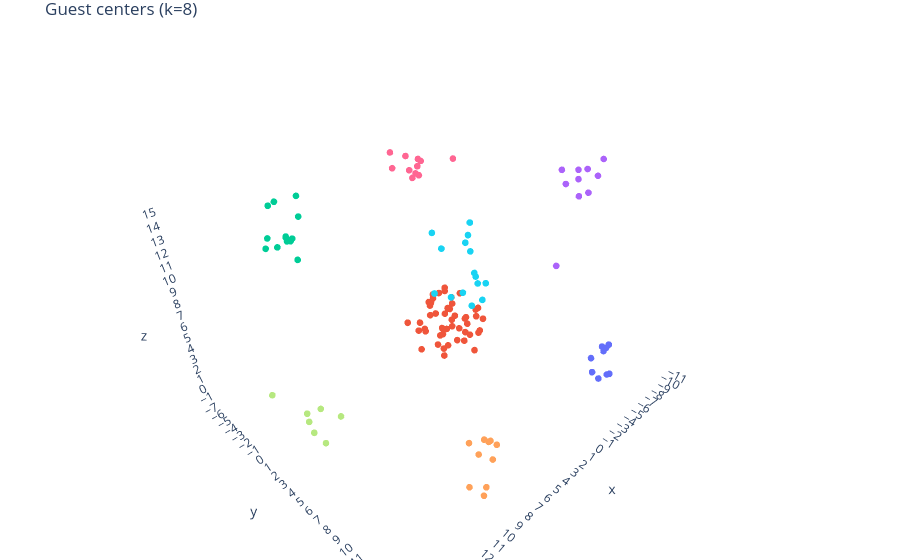

The code cell stored with this chart in its notebook:
### Code cell
#!/usr/bin/env python3
# -*- coding: utf-8 -*-
"""
make_guest_centers_plotly.py
 ├─ re-imaged XYZ → guest 중심 좌표 추출
 ├─ K-means 군집화
 └─ Plotly 3-D 시각화 (축 눈금 1 Å 간격, 동등 스케일)

pip install numpy scikit-learn plotly
"""
import os, glob
import numpy as np
from sklearn.cluster import KMeans
import plotly.graph_objects as go
import plotly.express   as px   # 색상 팔레트용

# ---------- 사용자 파라미터 ----------
DIR_PATH      = './c'     # reimg XYZ 폴더
N_GUEST_ATOMS = 15        # guest 분자 원자 수
N_CLUSTERS    = 8         # k-means k 값
OUT_XYZ       = 'guest_centers.xyz'
HTML_OUT      = 'guest_centers_clusters.html'
# -------------------------------------

# 1) 중심 좌표 계산 -------------------------------------------------
centers = []
xyz_files = sorted(glob.glob(os.path.join(DIR_PATH, '*reimg*.xyz')))
if not xyz_files:
    raise FileNotFoundError(f'폴더 {DIR_PATH} 에 reimg XYZ 파일이 없습니다.')

for fpath in xyz_files:
    with open(fpath) as f:
        lines = f.readlines()
    atom_lines  = lines[2:]
    guest_lines = atom_lines[-N_GUEST_ATOMS:]
    coords = np.array([[float(x), float(y), float(z)]
                       for _, x, y, z, *_ in (ln.split() for ln in guest_lines)],
                      float)
    centers.append(coords.mean(axis=0))
centers = np.vstack(centers)                 # (n_mols, 3)

# 2) XYZ 파일 저장 -------------------------------------------------
with open(OUT_XYZ, 'w') as f:
    f.write(f"{len(centers)}\nguest molecule centers\n")
    for x, y, z in centers:
        f.write(f"C {x:.6f} {y:.6f} {z:.6f}\n")
print(f"[✓] 중심 좌표 XYZ 저장 → {OUT_XYZ}")

# 3) K-means -------------------------------------------------------
kmeans = KMeans(n_clusters=N_CLUSTERS, n_init='auto', random_state=1)
labels = kmeans.fit_predict(centers)
print(f"[✓] K-means 완료 (k={N_CLUSTERS})")

# 4) Plotly 3-D 산점도 --------------------------------------------
palette = px.colors.qualitative.Plotly  # 기본 10색 팔레트
colors  = [palette[i % len(palette)] for i in labels]

fig = go.Figure(
    data=[
        go.Scatter3d(
            x=centers[:, 0], y=centers[:, 1], z=centers[:, 2],
            mode='markers',
            marker=dict(size=4, color=colors),
            text=[f"Mol {i} → Cluster {lbl+1}" for i, lbl in enumerate(labels)],
            hovertemplate='%{text}<br>x=%{x:.2f} Å<br>y=%{y:.2f} Å<br>z=%{z:.2f} Å<extra></extra>',
        )
    ]
)

# 동일 눈금 & 1 Å 간격 -----------------
axis_cfg = dict(
    showbackground=True,
    backgroundcolor='rgba(240,240,240,0.3)',
    showgrid=True,
    zeroline=True,
    dtick=1,             # 눈금 간격 1 Å
)
fig.update_layout(
    title=f'Guest centers (k={N_CLUSTERS})',
    scene=dict(
        xaxis=axis_cfg,
        yaxis=axis_cfg,
        zaxis=axis_cfg,
        aspectmode='data'   # 각 축 동일 스케일
    ),
    margin=dict(l=0, r=0, t=30, b=0),
    legend_title='Clusters'
)

fig.show()                           # 노트북/터미널에서 바로 보기
fig.write_html(HTML_OUT)             # 독립형 HTML 저장
print(f"[✓] Plotly HTML 저장 → {HTML_OUT}")

### Figure 1 — Plotly figure (JSON) as saved in the notebook; plotly's stock layout.template omitted (floating-point values rounded to 4 significant figures)
{"data": [{"hovertemplate": "%{text}<br>x=%{x:.2f} Å<br>y=%{y:.2f} Å<br>z=%{z:.2f} Å<extra></extra>", "marker": {"color": ["#EF553B", "#19D3F3", "#19D3F3", "#EF553B", "#EF553B", "#EF553B", "#EF553B", "#EF553B", "#19D3F3", "#EF553B", "#FF6692", "#EF553B", "#19D3F3", "#19D3F3", "#00CC96", "#EF553B", "#FFA15A", "#B6E880", "#19D3F3", "#00CC96", "#EF553B", "#636EFA", "#EF553B", "#FF6692", "#FFA15A", "#00CC96", "#EF553B", "#EF553B", "#FFA15A", "#FFA15A", "#EF553B", "#00CC96", "#00CC96", "#00CC96", "#19D3F3", "#EF553B", "#00CC96", "#19D3F3", "#FF6692", "#19D3F3", "#636EFA", "#B6E880", "#EF553B", "#FFA15A", "#FF6692", "#EF553B", "#EF553B", "#19D3F3", "#AB63FA", "#EF553B", "#EF553B", "#636EFA", "#EF553B", "#FF6692", "#EF553B", "#00CC96", "#EF553B", "#FFA15A", "#AB63FA", "#EF553B", "#19D3F3", "#19D3F3", "#00CC96", "#00CC96", "#EF553B", "#AB63FA", "#636EFA", "#EF553B", "#AB63FA", "#EF553B", "#FFA15A", "#EF553B", "#EF553B", "#AB63FA", "#FF6692", "#FF6692", "#636EFA", "#EF553B", "#00CC96", "#EF553B", "#AB63FA", "#B6E880", "#EF553B", "#B6E880", "#636EFA", "#FFA15A", "#FFA15A", "#FF6692", "#EF553B", "#AB63FA", "#19D3F3", "#EF553B", "#EF553B", "#19D3F3", "#EF553B", "#EF553B", "#EF553B", "#AB63FA", "#EF553B", "#FF6692", "#EF553B", "#EF553B", "#00CC96", "#AB63FA", "#FF6692", "#19D3F3", "#AB63FA", "#636EFA", "#EF553B", "#636EFA", "#EF553B", "#FFA15A", "#EF553B", "#EF553B", "#00CC96", "#EF553B", "#B6E880", "#636EFA", "#EF553B", "#EF553B", "#B6E880", "#FF6692", "#B6E880"], "size": 4}, "mode": "markers", "text": ["Mol 0 → Cluster 2", "Mol 1 → Cluster 6", "Mol 2 → Cluster 6", "Mol 3 → Cluster 2", "Mol 4 → Cluster 2", "Mol 5 → Cluster 2", "Mol 6 → Cluster 2", "Mol 7 → Cluster 2", "Mol 8 → Cluster 6", "Mol 9 → Cluster 2", "Mol 10 → Cluster 7", "Mol 11 → Cluster 2", "Mol 12 → Cluster 6", "Mol 13 → Cluster 6", "Mol 14 → Cluster 3", "Mol 15 → Cluster 2", "Mol 16 → Cluster 5", "Mol 17 → Cluster 8", "Mol 18 → Cluster 6", "Mol 19 → Cluster 3", "Mol 20 → Cluster 2", "Mol 21 → Cluster 1", "Mol 22 → Cluster 2", "Mol 23 → Cluster 7", "Mol 24 → Cluster 5", "Mol 25 → Cluster 3", "Mol 26 → Cluster 2", "Mol 27 → Cluster 2", "Mol 28 → Cluster 5", "Mol 29 → Cluster 5", "Mol 30 → Cluster 2", "Mol 31 → Cluster 3", "Mol 32 → Cluster 3", "Mol 33 → Cluster 3", "Mol 34 → Cluster 6", "Mol 35 → Cluster 2", "Mol 36 → Cluster 3", "Mol 37 → Cluster 6", "Mol 38 → Cluster 7", "Mol 39 → Cluster 6", "Mol 40 → Cluster 1", "Mol 41 → Cluster 8", "Mol 42 → Cluster 2", "Mol 43 → Cluster 5", "Mol 44 → Cluster 7", "Mol 45 → Cluster 2", "Mol 46 → Cluster 2", "Mol 47 → Cluster 6", "Mol 48 → Cluster 4", "Mol 49 → Cluster 2", "Mol 50 → Cluster 2", "Mol 51 → Cluster 1", "Mol 52 → Cluster 2", "Mol 53 → Cluster 7", "Mol 54 → Cluster 2", "Mol 55 → Cluster 3", "Mol 56 → Cluster 2", "Mol 57 → Cluster 5", "Mol 58 → Cluster 4", "Mol 59 → Cluster 2", "Mol 60 → Cluster 6", "Mol 61 → Cluster 6", "Mol 62 → Cluster 3", "Mol 63 → Cluster 3", "Mol 64 → Cluster 2", "Mol 65 → Cluster 4", "Mol 66 → Cluster 1", "Mol 67 → Cluster 2", "Mol 68 → Cluster 4", "Mol 69 → Cluster 2", "Mol 70 → Cluster 5", "Mol 71 → Cluster 2", "Mol 72 → Cluster 2", "Mol 73 → Cluster 4", "Mol 74 → Cluster 7", "Mol 75 → Cluster 7", "Mol 76 → Cluster 1", "Mol 77 → Cluster 2", "Mol 78 → Cluster 3", "Mol 79 → Cluster 2", "Mol 80 → Cluster 4", "Mol 81 → Cluster 8", "Mol 82 → Cluster 2", "Mol 83 → Cluster 8", "Mol 84 → Cluster 1", "Mol 85 → Cluster 5", "Mol 86 → Cluster 5", "Mol 87 → Cluster 7", "Mol 88 → Cluster 2", "Mol 89 → Cluster 4", "Mol 90 → Cluster 6", "Mol 91 → Cluster 2", "Mol 92 → Cluster 2", "Mol 93 → Cluster 6", "Mol 94 → Cluster 2", "Mol 95 → Cluster 2", "Mol 96 → Cluster 2", "Mol 97 → Cluster 4", "Mol 98 → Cluster 2", "Mol 99 → Cluster 7", "Mol 100 → Cluster 2", "Mol 101 → Cluster 2", "Mol 102 → Cluster 3", "Mol 103 → Cluster 4", "Mol 104 → Cluster 7", "Mol 105 → Cluster 6", "Mol 106 → Cluster 4", "Mol 107 → Cluster 1", "Mol 108 → Cluster 2", "Mol 109 → Cluster 1", "Mol 110 → Cluster 2", "Mol 111 → Cluster 5", "Mol 112 → Cluster 2", "Mol 113 → Cluster 2", "Mol 114 → Cluster 3", "Mol 115 → Cluster 2", "Mol 116 → Cluster 8", "Mol 117 → Cluster 1", "Mol 118 → Cluster 2", "Mol 119 → Cluster 2", "Mol 120 → Cluster 8", "Mol 121 → Cluster 7", "Mol 122 → Cluster 8"], "type": "scatter3d", "x": [1.58, 4.262, 3.243, 1.38, 2.65, 0.5036, -1.001, -0.6236, 3.609, -0.8047, -2.825, -0.3007, 6.043, 3.525, 11.27, 0.6413, 9.742, 14.17, 5.55, 10.12, 1.823, -5.995, 0.159, -2.695, 8.967, 11.94, -0.7535, 2.037, 7.803, 7.382, -2.159, 10.55, 10.18, 9.931, 3.423, 1.449, 10.63, 2.095, -0.3636, 3.488, -5.371, 14.73, 0.3941, 6.927, -4.12, 1.431, -0.406, 3.853, -10.18, -1.065, 0.1298, -3.197, 2.417, -1.996, 0.08508, 10.23, -1.138, 7.077, -10.53, 1.206, 5.949, 7.131, 8.746, 10.36, 1.36, -9.856, -4.585, 2.108, -4.941, 2.655, 10.38, -0.3297, -0.2162, -9.736, -5.751, -2.336, -5.258, -1.016, 11.35, 0.1534, -7.184, 15.46, -1.925, 14.43, -5.538, 7.679, 6.938, -2.622, -0.4937, -10.26, 5.711, 0.4973, -1.7, 4.801, -0.7941, -1.154, -0.4268, -9.453, 0.9728, -1.754, -0.3976, -0.4228, 10.58, -8.079, -3.228, 2.828, -7.142, -5.627, 0.7897, -3.821, -0.535, 8.745, -0.3764, 1.868, 8.757, 2.378, 13.52, -4.297, -0.6532, 3.457, 13.57, -1.019, 14.99], "y": [0.5161, 8.454, 5.875, 1.453, -1.091, 0.9635, 3.943, 0.2946, 7.411, 1.526, -6.819, 4.005, 7.335, 6.604, -4.428, 2.393, 14.03, 1.074, 5.978, -4.284, 2.134, 11.28, 0.7576, -5.91, 13.54, -4.333, 0.6048, 3.026, 11.74, 12.65, -1.612, -3.235, -5.048, -5.41, 6.912, 0.4875, -5.95, 5.172, -5.802, 8.015, 12.92, 2.66, 2.65, 11.42, -6.846, 1.221, 2.581, 3.321, 5.205, 2.496, 3.283, 13.7, 0.7338, -4.325, 1.496, -4.926, 1.942, 12.11, 6.153, 3.227, 8.295, 6.953, -5.25, -5.511, -1.013, 6.222, 13.61, 2.523, 7.677, 0.2605, 13.33, -1.16, -0.7319, 7.274, -4.205, -4.431, 12.8, 3.19, -6.031, 0.7596, 7.459, -1.017, -0.4674, 3.502, 12.3, 12.46, 12.56, -6.194, 0.6829, 7.235, 8.859, 1.947, 3.022, 8.291, 3.31, -1.294, -1.651, 5.777, 0.2313, -4.448, 2.489, -1.808, -3.713, 5.099, -5.745, 5.711, 6.228, 12.45, 1.608, 14.19, 3.924, 11.69, 2.536, 2.417, -5.358, 0.7886, 4.426, 12.51, 3.433, 1.437, 2.014, -6.436, 2.714], "z": [2.617, 9.537, 12.36, 0.9357, 1.552, -1.284, 2.713, 2.07, 10.02, 4.111, 12.8, 4.195, 10.07, 12.12, 11.03, 3.064, -0.3264, 0.9059, 12.93, 11.31, 2.319, -0.01715, 4.428, 11.18, -0.6248, 12.05, 3.283, 1.195, 0.1391, 0.03727, 2.457, 10.22, 11.11, 10.54, 10.53, 3.76, 13.45, 13.14, 14.14, 10.27, 2.721, 0.6014, 1.792, 0.6622, 11.48, -0.1407, 0.905, 12.31, 13.06, 0.2134, 2.471, 1.173, 1.777, 12.16, 1.872, 11.26, 1.717, 1.206, 11.29, 1.364, 10.87, 10.73, 13.79, 13.82, 0.8893, 13.54, 0.6211, 2.099, 7.648, 1.479, 0.4683, 2.489, 1.164, 13.37, 12.48, 13.24, 2.389, 2.554, 10.27, 2.137, 12.62, 2.158, 1.473, -0.01067, 2.068, 1.856, 1.07, 11.79, 2.247, 14.55, 10.03, 1.669, 0.6044, 11.54, -0.832, 2.554, 1.421, 12.69, 4.24, 12.36, -0.05218, 1.707, 11.54, 13.69, 12.74, 12.69, 13.21, 1.648, 1.362, 1.557, 1.532, 1.968, 2.312, -0.3474, 12.12, 1.555, 2.61, 0.3408, 3.536, 0.6785, 1.622, 12.4, 1.906]}], "layout": {"legend": {"title": {"text": "Clusters"}}, "margin": {"b": 0, "l": 0, "r": 0, "t": 30}, "scene": {"aspectmode": "data", "xaxis": {"backgroundcolor": "rgba(240,240,240,0.3)", "dtick": 1, "showbackground": true, "showgrid": true, "zeroline": true}, "yaxis": {"backgroundcolor": "rgba(240,240,240,0.3)", "dtick": 1, "showbackground": true, "showgrid": true, "zeroline": true}, "zaxis": {"backgroundcolor": "rgba(240,240,240,0.3)", "dtick": 1, "showbackground": true, "showgrid": true, "zeroline": true}}, "title": {"text": "Guest centers (k=8)"}}}
